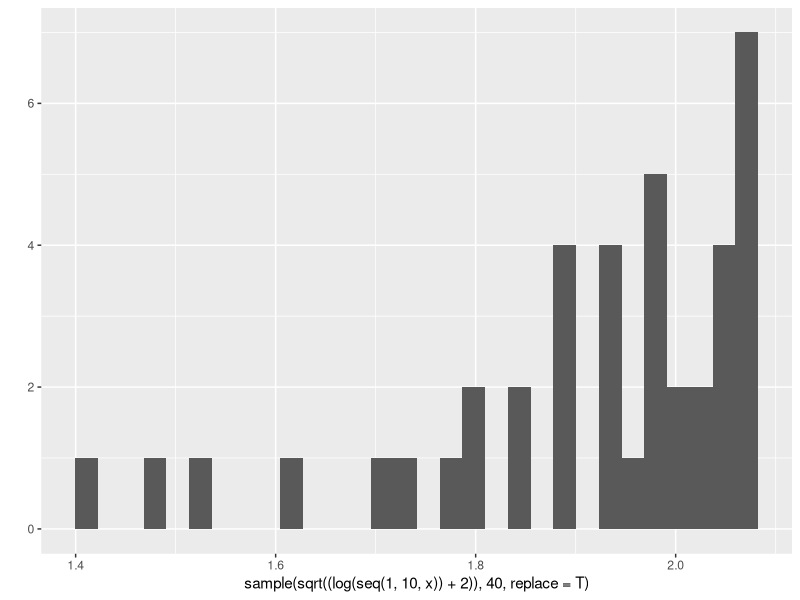
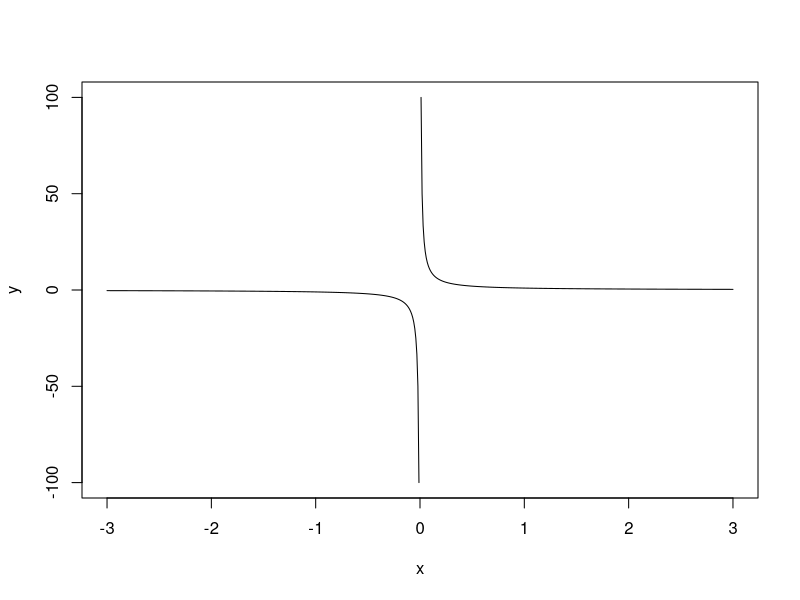

Write R code to recreate these figures, in order.
## ---- chunk 1
x1 <- 1:8
## ---- chunk 2
x <- 0.1

library(ggplot2)

qplot(x=sample(sqrt((log(seq(1, 10, x)) + 2)), 40, replace = T), geom="histogram")
## ---- chunk 3
x <- seq(-3, 3, 0.01)
y <- 1/x

plot(x, y, type = "l")
